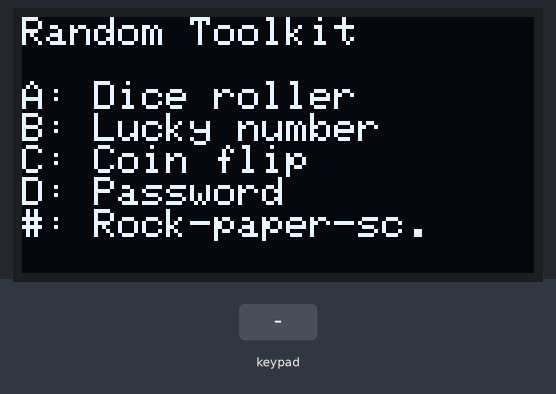
Bench run of a sketch on a simulated ESP32. Shown: 128×64 one-colour display. The test bench sets the inputs (shaded band). Random numbers use the default seed unless the sketch sets one; what the sketch prints to the serial monitor is not drawn.

Above: at 1.2 s.
1.3 s: key 'A' pressed
At 2.1 s:
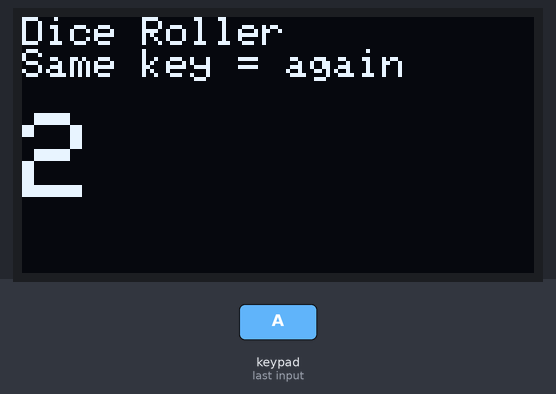
2.8 s: keypad keys 1 3 1 2 1 4 2 7 D pressed 0.4 s apart
At 6.8 s:
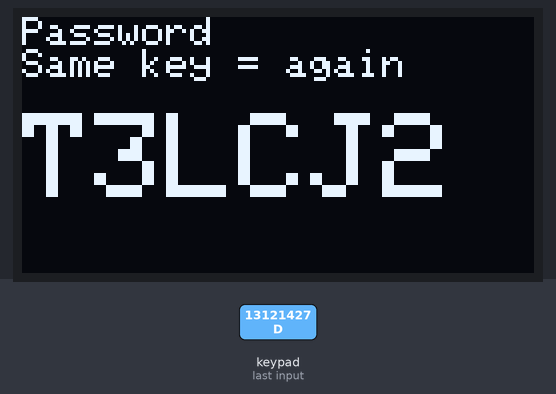
7.9 s: key 'B' pressed
At 9.1 s:
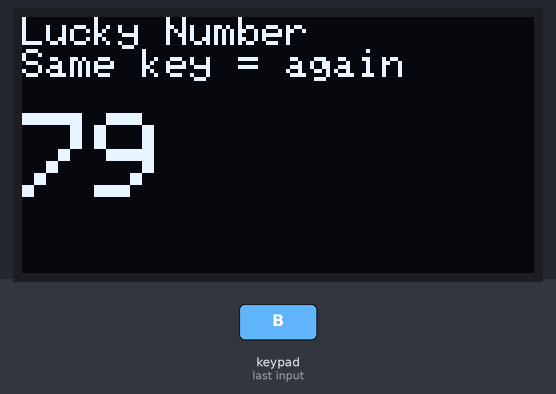
9.4 s: keypad keys 2 6 2 5 3 3 3 2 D pressed 0.4 s apart
At 12.9 s:
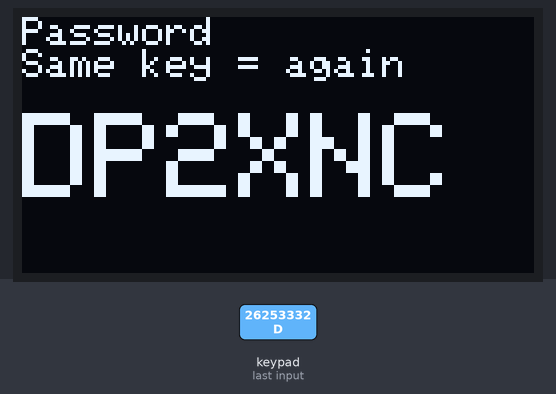
14.5 s: key 'C' pressed
At 15.7 s:
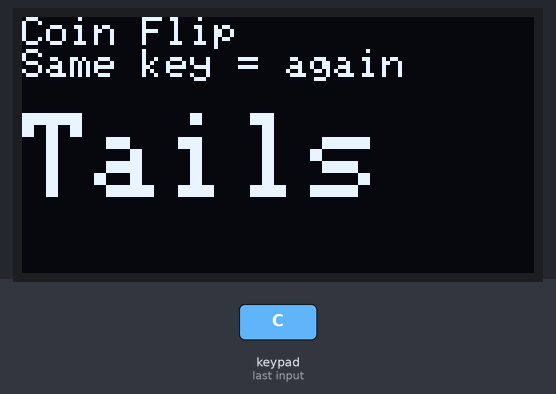
16.0 s: keypad keys 1 3 9 7 2 2 2 2 D pressed 0.4 s apart
At 20.5 s:
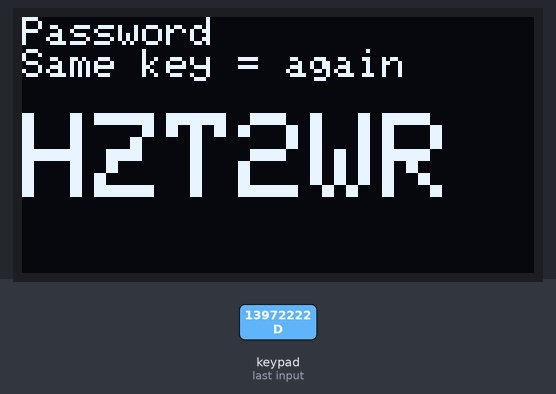
Timing chart, 0 to 22.0 s (numbered marks = the images above; inputs shaded):
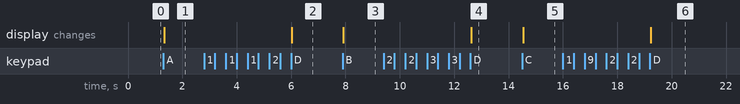

The sketch:

bonus_3_rock_paper_scissors.ino
```cpp
// Project 05, Bonus 3 - Rock, Paper, Scissors
// # starts a game: press 1, 2 or 3; the ESP32 picks at random.
// A = dice, B = lucky number 1-100, C = coin, D = 6-character password,
// * = menu. Each press of a tool key gives a new result.

#include <Wire.h>
#include <Adafruit_GFX.h>
#include <Adafruit_SSD1306.h>
#include <Keypad.h>

const byte ROWS = 4;
const byte COLS = 4;
char keys[ROWS][COLS] = {
  {'1', '2', '3', 'A'},
  {'4', '5', '6', 'B'},
  {'7', '8', '9', 'C'},
  {'*', '0', '#', 'D'}
};
byte rowPins[ROWS] = {13, 12, 14, 27};
byte colPins[COLS] = {26, 25, 33, 32};
Keypad keypad = Keypad(makeKeymap(keys), rowPins, colPins, ROWS, COLS);

const int SCREEN_WIDTH  = 128;
const int SCREEN_HEIGHT = 64;
Adafruit_SSD1306 display(SCREEN_WIDTH, SCREEN_HEIGHT, &Wire, -1);

// No easily confused characters: no O/0, no I/1
String moves[3] = {"Rock", "Paper", "Scissors"};
bool playing = false;      // waiting for 1, 2 or 3?

const String CHARSET = "ABCDEFGHJKLMNPQRSTUVWXYZ23456789";

void setup() {
  Serial.begin(115200);
  if (!display.begin(SSD1306_SWITCHCAPVCC, 0x3C)) {
    Serial.println("OLED not found");
  }
  display.setTextColor(SSD1306_WHITE);
  showMenu();
}

void loop() {
  char key = keypad.getKey();
  if (!key) return;

  if (playing && key >= '1' && key <= '3') {
    playGame(key - '1');     // 0, 1 or 2
    playing = false;
    return;
  }
  playing = false;           // any other key ends the game

  if (key == '#') {
    playing = true;
    showText("Rock Paper Scissors", "1 Rock\n2 Paper\n3 Scissors");
  } else if (key == 'A') {
    showResult("Dice Roller", String(random(1, 7)));
  } else if (key == 'B') {
    showResult("Lucky Number", String(random(1, 101)));
  } else if (key == 'C') {
    if (random(0, 2) == 0) {
      showResult("Coin Flip", "Heads");
    } else {
      showResult("Coin Flip", "Tails");
    }
  } else if (key == 'D') {
    showResult("Password", makePassword(6));
  } else if (key == '*') {
    showMenu();
  }
}

String makePassword(int length) {
  String password = "";
  for (int i = 0; i < length; i++) {
    password += CHARSET[random(0, CHARSET.length())];
  }
  return password;
}

void showMenu() {
  display.clearDisplay();
  display.setTextSize(1);
  display.setCursor(0, 0);
  display.println("Random Toolkit");
  display.setCursor(0, 16);
  display.println("A: Dice roller");
  display.println("B: Lucky number");
  display.println("C: Coin flip");
  display.println("D: Password");
  display.println("#: Rock-paper-sc.");
  display.display();
}

void playGame(int you) {
  int me = random(0, 3);
  String verdict;
  if (you == me) {
    verdict = "Draw!";
  } else if ((you + 1) % 3 == me) {    // the move after yours beats it
    verdict = "I win!";
  } else {
    verdict = "You win!";
  }
  showText("You: " + moves[you],
           "Me: " + moves[me] + "\n\n" + verdict);
}

void showText(String title, String body) {
  display.clearDisplay();
  display.setTextSize(1);
  display.setCursor(0, 0);
  display.println(title);
  display.setCursor(0, 24);
  display.println(body);
  display.display();
}

void showResult(String title, String result) {
  display.clearDisplay();
  display.setTextSize(1);
  display.setCursor(0, 0);
  display.println(title);
  display.println("Same key = again");
  display.setTextSize(3);
  display.setCursor(0, 24);
  display.println(result);
  display.display();
  Serial.print(title);
  Serial.print(": ");
  Serial.println(result);
}
```

Measured:
- after the input at 1.3 s, the display: changes at once (image 1)
- after the input at 2.8 s, the display: changes after 3.2 s (image 2)
- after the input at 7.9 s, the display: changes at once (image 3)
- after the input at 9.4 s, the display: changes after 3.2 s (image 4)
- after the input at 14.5 s, the display: changes at once (image 5)
- after the input at 16.0 s, the display: changes after 3.2 s (image 6)
